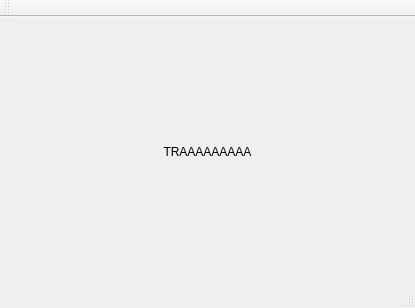
<?xml version="1.0" encoding="UTF-8"?>
<ui version="4.0">
 <class>MainWindow</class>
 <widget class="QMainWindow" name="MainWindow">
  <property name="geometry">
   <rect>
    <x>0</x>
    <y>0</y>
    <width>415</width>
    <height>308</height>
   </rect>
  </property>
  <property name="windowTitle">
   <string>MainWindow</string>
  </property>
  <widget class="QWidget" name="centralWidget">
   <layout class="QHBoxLayout" name="horizontalLayout">
    <item>
     <widget class="QLabel" name="label">
      <property name="text">
       <string>TRAAAAAAAAA</string>
      </property>
      <property name="alignment">
       <set>Qt::AlignCenter</set>
      </property>
     </widget>
    </item>
   </layout>
  </widget>
  <widget class="QMenuBar" name="menuBar">
   <property name="geometry">
    <rect>
     <x>0</x>
     <y>0</y>
     <width>415</width>
     <height>20</height>
    </rect>
   </property>
  </widget>
  <widget class="QToolBar" name="mainToolBar">
   <attribute name="toolBarArea">
    <enum>TopToolBarArea</enum>
   </attribute>
   <attribute name="toolBarBreak">
    <bool>false</bool>
   </attribute>
  </widget>
  <widget class="QStatusBar" name="statusBar"/>
 </widget>
 <layoutdefault spacing="6" margin="11"/>
 <resources/>
 <connections/>
</ui>
